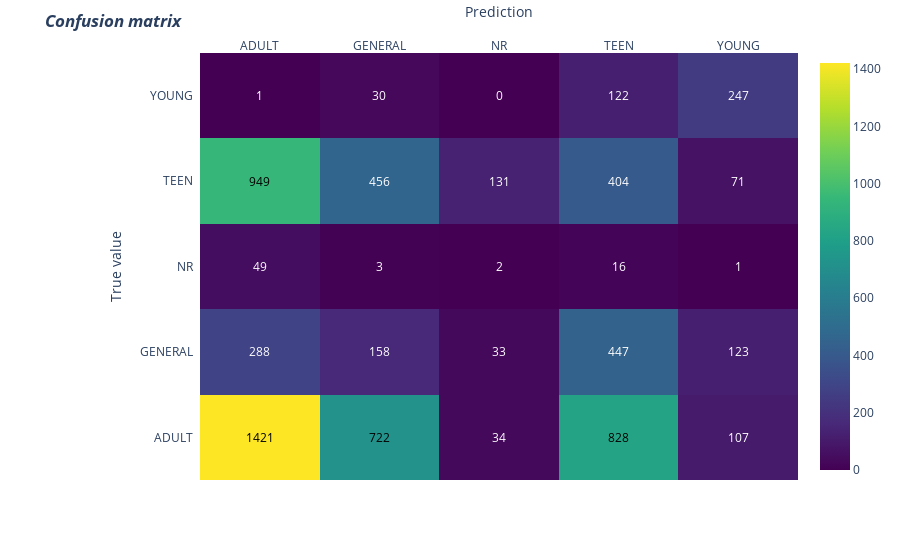

The notebook cell this image was saved under:
### Markdown cell above
https://scikit-learn.org/stable/auto_examples/cluster/plot_kmeans_silhouette_analysis.html#sphx-glr-auto-examples-cluster-plot-kmeans-silhouette-analysis-py

### Code cell
"""
CELL N°18 : CONFUSION MATRIX
Observe the impact of your cluster mapping on the confusion matrix, and try to determine to best mapping possible.
"""

n_target = dict()
for i in target:
    n_target[i] = n_target.get(i, 0) + 1
print(n_target)
sort_n_target = sorted(n_target.items(), key=lambda x:x[1])
print(sort_n_target) 

n_kmeans = dict()
for i in cluster_labels:
    n_kmeans[i] = n_kmeans.get(i, 0) + 1
print(n_kmeans)
sort_n_kmeans = sorted(n_kmeans.items(), key=lambda x:x[1])
print(sort_n_kmeans) 

cluster_mapping = dict()
for i,j in zip(sort_n_kmeans, sort_n_target):
    cluster_mapping[i[0]] = j[0]

# cluster_mapping = {0: "GENERAL", 1: "ADULT", 2: "TEEN", 3: "YOUNG", 4: "NR"}
print(cluster_mapping)

tb.confusion_matrix_visualization(target, cluster_labels, cluster_mapping)

### Figure 1 — Plotly figure (JSON) as saved in the notebook; plotly's stock layout.template omitted (floating-point values rounded to 4 significant figures)
{"data": [{"colorscale": [[0, "#440154"], [0.1111, "#482878"], [0.2222, "#3e4989"], [0.3333, "#31688e"], [0.4444, "#26828e"], [0.5556, "#1f9e89"], [0.6667, "#35b779"], [0.7778, "#6ece58"], [0.8889, "#b5de2b"], [1, "#fde725"]], "reversescale": false, "showscale": true, "type": "heatmap", "x": ["ADULT", "GENERAL", "NR", "TEEN", "YOUNG"], "y": ["ADULT", "GENERAL", "NR", "TEEN", "YOUNG"], "z": [[1421, 722, 34, 828, 107], [288, 158, 33, 447, 123], [49, 3, 2, 16, 1], [949, 456, 131, 404, 71], [1, 30, 0, 122, 247]]}], "layout": {"annotations": [{"font": {"color": "#000000"}, "showarrow": false, "text": "1421", "x": "ADULT", "xref": "x", "y": "ADULT", "yref": "y"}, {"font": {"color": "#000000"}, "showarrow": false, "text": "722", "x": "GENERAL", "xref": "x", "y": "ADULT", "yref": "y"}, {"font": {"color": "#FFFFFF"}, "showarrow": false, "text": "34", "x": "NR", "xref": "x", "y": "ADULT", "yref": "y"}, {"font": {"color": "#000000"}, "showarrow": false, "text": "828", "x": "TEEN", "xref": "x", "y": "ADULT", "yref": "y"}, {"font": {"color": "#FFFFFF"}, "showarrow": false, "text": "107", "x": "YOUNG", "xref": "x", "y": "ADULT", "yref": "y"}, {"font": {"color": "#FFFFFF"}, "showarrow": false, "text": "288", "x": "ADULT", "xref": "x", "y": "GENERAL", "yref": "y"}, {"font": {"color": "#FFFFFF"}, "showarrow": false, "text": "158", "x": "GENERAL", "xref": "x", "y": "GENERAL", "yref": "y"}, {"font": {"color": "#FFFFFF"}, "showarrow": false, "text": "33", "x": "NR", "xref": "x", "y": "GENERAL", "yref": "y"}, {"font": {"color": "#FFFFFF"}, "showarrow": false, "text": "447", "x": "TEEN", "xref": "x", "y": "GENERAL", "yref": "y"}, {"font": {"color": "#FFFFFF"}, "showarrow": false, "text": "123", "x": "YOUNG", "xref": "x", "y": "GENERAL", "yref": "y"}, {"font": {"color": "#FFFFFF"}, "showarrow": false, "text": "49", "x": "ADULT", "xref": "x", "y": "NR", "yref": "y"}, {"font": {"color": "#FFFFFF"}, "showarrow": false, "text": "3", "x": "GENERAL", "xref": "x", "y": "NR", "yref": "y"}, {"font": {"color": "#FFFFFF"}, "showarrow": false, "text": "2", "x": "NR", "xref": "x", "y": "NR", "yref": "y"}, {"font": {"color": "#FFFFFF"}, "showarrow": false, "text": "16", "x": "TEEN", "xref": "x", "y": "NR", "yref": "y"}, {"font": {"color": "#FFFFFF"}, "showarrow": false, "text": "1", "x": "YOUNG", "xref": "x", "y": "NR", "yref": "y"}, {"font": {"color": "#000000"}, "showarrow": false, "text": "949", "x": "ADULT", "xref": "x", "y": "TEEN", "yref": "y"}, {"font": {"color": "#FFFFFF"}, "showarrow": false, "text": "456", "x": "GENERAL", "xref": "x", "y": "TEEN", "yref": "y"}, {"font": {"color": "#FFFFFF"}, "showarrow": false, "text": "131", "x": "NR", "xref": "x", "y": "TEEN", "yref": "y"}, {"font": {"color": "#FFFFFF"}, "showarrow": false, "text": "404", "x": "TEEN", "xref": "x", "y": "TEEN", "yref": "y"}, {"font": {"color": "#FFFFFF"}, "showarrow": false, "text": "71", "x": "YOUNG", "xref": "x", "y": "TEEN", "yref": "y"}, {"font": {"color": "#FFFFFF"}, "showarrow": false, "text": "1", "x": "ADULT", "xref": "x", "y": "YOUNG", "yref": "y"}, {"font": {"color": "#FFFFFF"}, "showarrow": false, "text": "30", "x": "GENERAL", "xref": "x", "y": "YOUNG", "yref": "y"}, {"font": {"color": "#FFFFFF"}, "showarrow": false, "text": "0", "x": "NR", "xref": "x", "y": "YOUNG", "yref": "y"}, {"font": {"color": "#FFFFFF"}, "showarrow": false, "text": "122", "x": "TEEN", "xref": "x", "y": "YOUNG", "yref": "y"}, {"font": {"color": "#FFFFFF"}, "showarrow": false, "text": "247", "x": "YOUNG", "xref": "x", "y": "YOUNG", "yref": "y"}], "margin": {"l": 200, "t": 50}, "title": {"text": "<i><b>Confusion matrix</b></i>"}, "xaxis": {"dtick": 1, "gridcolor": "rgb(0, 0, 0)", "side": "top", "ticks": "", "title": {"text": "Prediction"}}, "yaxis": {"dtick": 1, "ticks": "", "ticksuffix": "  ", "title": {"text": "True value"}}}}
